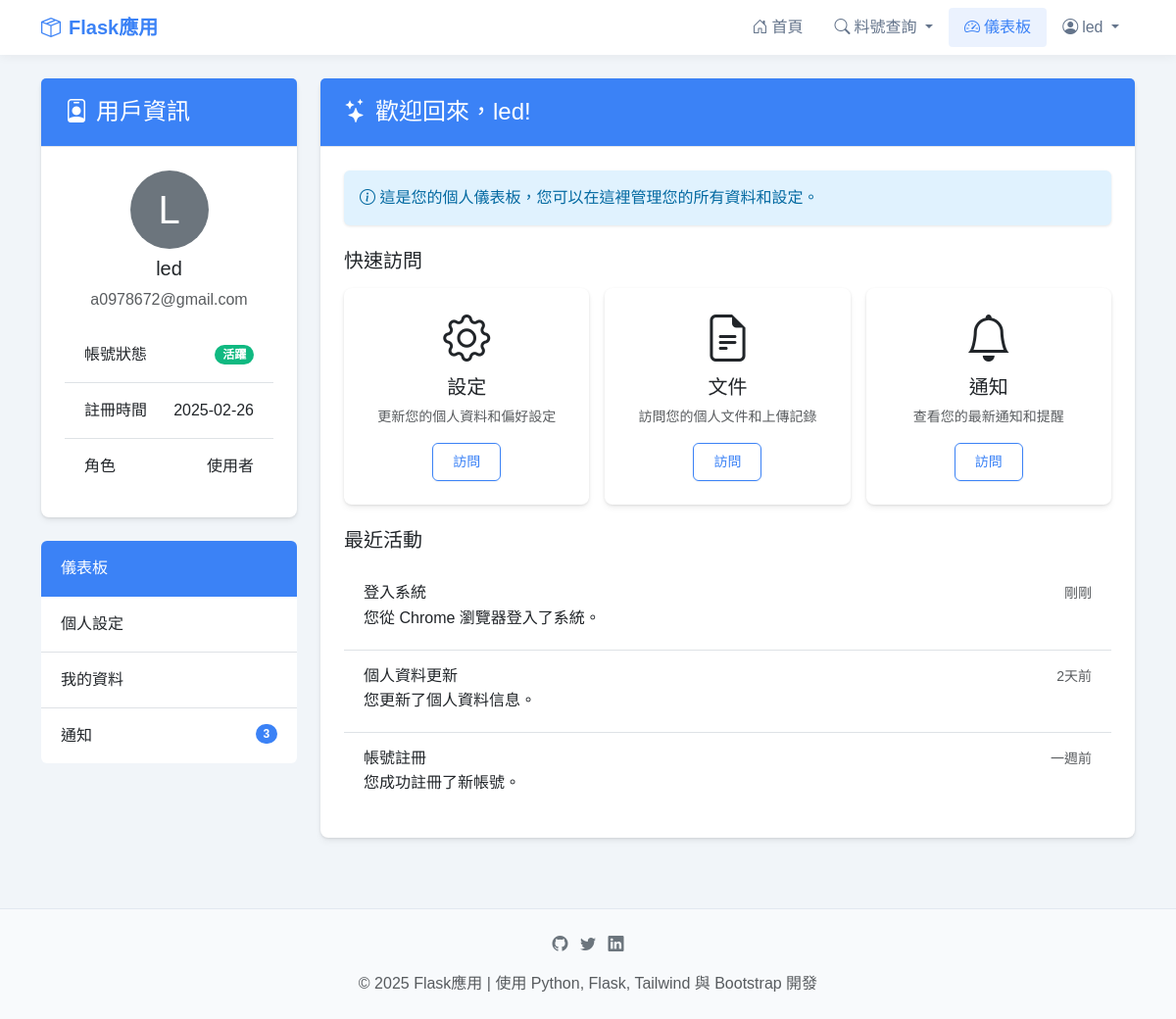
The app's page /dashboard (signed in) with its own data.
### app/models/user.py (models this page shows, shortened)
class User(db.Model, UserMixin):
    __tablename__ = 'users'
    id = db.Column(db.Integer, primary_key=True)
    username = db.Column(db.String(64), unique=True, nullable=False, index=True)
    email = db.Column(db.String(120), unique=True, nullable=False, index=True)
    password_hash = db.Column(db.String(256), nullable=False)
    is_admin = db.Column(db.Boolean, default=False, nullable=False)
    created_at = db.Column(db.DateTime, default=datetime.utcnow)
    updated_at = db.Column(db.DateTime, default=datetime.utcnow, onupdate=datetime.utcnow)
    last_login = db.Column(db.DateTime, nullable=True)

### app/routes/main_routes.py (the view)
@main_bp.route('/dashboard')
@login_required
def dashboard():
    return render_template('dashboard.html')

### app/models/user.py (called while the page is built)
@login_manager.user_loader
def load_user(user_id):
    return User.query.get(int(user_id))

### app/templates/dashboard.html (shortened to what this page needs)
{% extends "base.html" %}
{% block content %}
<div class="row">
    <div class="col-md-3">
        <div class="card mb-4">
            <div class="card-header bg-primary text-white">
                <h4 class="mb-0"><i class="bi bi-person-badge me-2"></i>用戶資訊</h4>
            </div>
            <div class="card-body">
                <div class="text-center mb-3">
                    <div class="avatar-placeholder bg-secondary rounded-circle d-inline-flex justify-content-center align-items-center mb-2" style="width: 80px; height: 80px;">
                        <span class="text-white display-6">{{ current_user.username[0].upper() }}</span>
                    </div>
                    <h5>{{ current_user.username }}</h5>
                    <p class="text-muted">{{ current_user.email }}</p>
                </div>
                <ul class="list-group list-group-flush">
                    <li class="list-group-item d-flex justify-content-between align-items-center">
                        <span>帳號狀態</span>
                        <span class="badge bg-success rounded-pill">活躍</span>
                    </li>
                    <li class="list-group-item d-flex justify-content-between align-items-center">
                        <span>註冊時間</span>
                        <span>{{ current_user.created_at.strftime('%Y-%m-%d') }}</span>
                    </li>
                    <li class="list-group-item d-flex justify-content-between align-items-center">
                        <span>角色</span>
                        <span>{% if current_user.is_admin %}管理員{% else %}使用者{% endif %}</span>
                    </li>
                </ul>
            </div>
        </div>
        <div class="list-group mb-4">
            <a href="#" class="list-group-item list-group-item-action active">
                儀表板
            </a>
            <a href="#" class="list-group-item list-group-item-action">
                個人設定
            </a>
            <a href="#" class="list-group-item list-group-item-action">
                我的資料
            </a>
            <a href="#" class="list-group-item list-group-item-action">
                通知 <span class="badge bg-primary rounded-pill float-end">3</span>
            </a>
        </div>
    </div>
    <div class="col-md-9">
        <div class="card mb-4">
            <div class="card-header bg-primary text-white">
                <h4 class="mb-0"><i class="bi bi-stars me-2"></i>歡迎回來，{{ current_user.username }}!</h4>
            </div>
            <div class="card-body">
                <div class="alert alert-info">
                    <i class="bi bi-info-circle"></i> 這是您的個人儀表板，您可以在這裡管理您的所有資料和設定。
                </div>
                <h5 class="mt-4 mb-3">快速訪問</h5>
                <div class="row g-3">
                    <div class="col-md-4">
                        <div class="card h-100">
                            <div class="card-body text-center">
                                <div class="mb-2">
                                    <i class="bi bi-gear display-5"></i>
                                </div>
                                <h5>設定</h5>
                                <p class="small text-muted">更新您的個人資料和偏好設定</p>
                                <a href="#" class="btn btn-sm btn-outline-primary">訪問</a>
                            </div>
                        </div>
                    </div>
                    <div class="col-md-4">
                        <div class="card h-100">
                            <div class="card-body text-center">
                                <div class="mb-2">
                                    <i class="bi bi-file-earmark-text display-5"></i>
                                </div>
                                <h5>文件</h5>
                                <p class="small text-muted">訪問您的個人文件和上傳記錄</p>
                                <a href="#" class="btn btn-sm btn-outline-primary">訪問</a>
                            </div>
                        </div>
                    </div>
                    <div class="col-md-4">
                        <div class="card h-100">
                            <div class="card-body text-center">
                                <div class="mb-2">
                                    <i class="bi bi-bell display-5"></i>
                                </div>
                                <h5>通知</h5>
                                <p class="small text-muted">查看您的最新通知和提醒</p>
                                <a href="#" class="btn btn-sm btn-outline-primary">訪問</a>
                            </div>
                        </div>
                    </div>
                </div>
                <h5 class="mt-4 mb-3">最近活動</h5>
                <div class="list-group">
                    <div class="list-group-item list-group-item-action">
                        <div class="d-flex w-100 justify-content-between">
                            <h6 class="mb-1">登入系統</h6>
                            <small class="text-muted">剛剛</small>
                        </div>
                        <p class="mb-1">您從 Chrome 瀏覽器登入了系統。</p>
                    </div>
                    <div class="list-group-item list-group-item-action">
                        <div class="d-flex w-100 justify-content-between">
                            <h6 class="mb-1">個人資料更新</h6>
                            <small class="text-muted">2天前</small>
                        </div>
                        <p class="mb-1">您更新了個人資料信息。</p>
                    </div>
                    <div class="list-group-item list-group-item-action">
                        <div class="d-flex w-100 justify-content-between">
                            <h6 class="mb-1">帳號註冊</h6>
                            <small class="text-muted">一週前</small>
                        </div>
                        <p class="mb-1">您成功註冊了新帳號。</p>
                    </div>
                </div>
            </div>
        </div>
    </div>
</div>
{% endblock %}
{% block extra_css %}
<link rel="stylesheet" href="https://cdn.jsdelivr.net/npm/bootstrap-icons@1.10.0/font/bootstrap-icons.css">
{% endblock %}

### app/templates/base.html (shortened to what this page needs)
<!DOCTYPE html>
<html lang="zh-TW">
<head>
    <link href="https://cdn.jsdelivr.net/npm/bootstrap@5.3.0-alpha1/dist/css/bootstrap.min.css" rel="stylesheet">
    <link rel="stylesheet" href="https://cdn.jsdelivr.net/npm/bootstrap-icons@1.10.0/font/bootstrap-icons.css">
    <link rel="stylesheet" href="{{ url_for('static', filename='css/style.css') }}">
    {% block extra_css %}{% endblock %}
</head>
<body>
    <nav class="navbar navbar-expand-lg navbar-dark bg-dark">
        <div class="container">
            <a class="navbar-brand" href="{{ url_for('main.index') }}">
                <i class="bi bi-box-seam me-2"></i>Flask應用
            </a>
            <div class="collapse navbar-collapse" id="navbarNav">
                <ul class="navbar-nav ms-auto">
                    <li class="nav-item">
                        <a class="nav-link {% if request.path == url_for('main.index') %}active{% endif %}" href="{{ url_for('main.index') }}">
                            <i class="bi bi-house-door me-1"></i>首頁
                        </a>
                    </li>
                    <li class="nav-item dropdown">
                        <a class="nav-link dropdown-toggle" href="#" id="navbarDropdownParts" role="button" data-bs-toggle="dropdown" aria-expanded="false">
                            <i class="bi bi-search me-1"></i>料號查詢
                        </a>
                    </li>
                    {% if current_user.is_authenticated %}
                        <li class="nav-item">
                            <a class="nav-link {% if request.path == url_for('main.dashboard') %}active{% endif %}" href="{{ url_for('main.dashboard') }}">
                                <i class="bi bi-speedometer2 me-1"></i>儀表板
                            </a>
                        </li>
                        <li class="nav-item dropdown">
                            <a class="nav-link dropdown-toggle" href="#" id="navbarDropdown" role="button" data-bs-toggle="dropdown" aria-expanded="false">
                                <i class="bi bi-person-circle me-1"></i>{{ current_user.username }}
                            </a>
                        </li>
                    {% endif %}
                </ul>
            </div>
        </div>
    </nav>
    <div class="container mt-4">
        {% block content %}{% endblock %}
    </div>
    <footer class="mt-5 py-4 bg-light text-center">
        <div class="container">
            <div class="row">
                <div class="col-md-12">
                    <ul class="list-inline mb-3">
                        <li class="list-inline-item"><a href="#" class="text-secondary"><i class="bi bi-github"></i></a></li>
                        <li class="list-inline-item"><a href="#" class="text-secondary"><i class="bi bi-twitter"></i></a></li>
                        <li class="list-inline-item"><a href="#" class="text-secondary"><i class="bi bi-linkedin"></i></a></li>
                    </ul>
                    <p class="text-muted mb-0">© 2025 Flask應用 | 使用 Python, Flask, Tailwind 與 Bootstrap 開發</p>
                </div>
            </div>
        </div>
    </footer>
</body>
</html>

### app/static/css/style.css (style rules this page uses)
:root { --primary: #3b82f6; --primary-dark: #2563eb; --secondary: #64748b; --success: #10b981; --danger: #ef4444; --warning: #f59e0b; --info: #0ea5e9; --light: #f8fafc; --dark: #0f172a; --bg-light: #f1f5f9; }
body { font-family: 'Noto Sans TC', sans-serif; background-color: var(--bg-light); min-height: 100vh; display: flex; flex-direction: column; color: #334155; }
.container { flex: 1 0 auto; }
footer { flex-shrink: 0; background-color: var(--light); border-top: 1px solid #e2e8f0; }
.navbar { box-shadow: 0 2px 10px rgba(0, 0, 0, 0.05); background-color: white !important; }
.navbar-brand { font-weight: 700; color: var(--primary) !important; }
.navbar-dark .navbar-nav .nav-link { color: var(--secondary) !important; font-weight: 500; padding: 0.5rem 1rem; border-radius: 4px; transition: all 0.2s ease; }
.navbar-dark .navbar-nav .nav-link.active { color: var(--primary) !important; background-color: rgba(59, 130, 246, 0.1); }
.card { border: none; border-radius: 0.5rem; box-shadow: 0 4px 6px rgba(0, 0, 0, 0.05), 0 1px 3px rgba(0, 0, 0, 0.1); transition: transform 0.2s ease, box-shadow 0.2s ease; }
.card-header { background-color: white; border-bottom: 1px solid #e5e7eb; padding: 1.25rem 1.5rem; font-weight: 600; }
.card-header.bg-primary { background-color: var(--primary) !important; color: white; }
.card-body { padding: 1.5rem; }
.btn { border-radius: 0.375rem; padding: 0.5rem 1.25rem; font-weight: 500; transition: all 0.2s ease; box-shadow: 0 1px 2px rgba(0, 0, 0, 0.05); }
.btn-outline-primary { color: var(--primary); border-color: var(--primary); }
.alert { border-radius: 0.375rem; border: none; box-shadow: 0 1px 3px rgba(0, 0, 0, 0.1); }
.alert-info { background-color: #e0f2fe; color: #0369a1; }
.avatar-placeholder { display: flex; align-items: center; justify-content: center; background-color: var(--primary); color: white; font-weight: bold; border-radius: 50%; margin: 0 auto; }
.bg-light { background-color: var(--light) !important; }
.bg-primary { background-color: var(--primary) !important; }
.bg-success { background-color: var(--success) !important; }
.list-group-item { border-left: none; border-right: none; padding: 1rem 1.25rem; }
.list-group-item:first-child { border-top: none; }
.list-group-item:last-child { border-bottom: none; }
.list-group-item.active { background-color: var(--primary); border-color: var(--primary); }

### records on screen
User: username "led", username "L", email "a0978672@gmail.com", created_at "2025-02-26"
